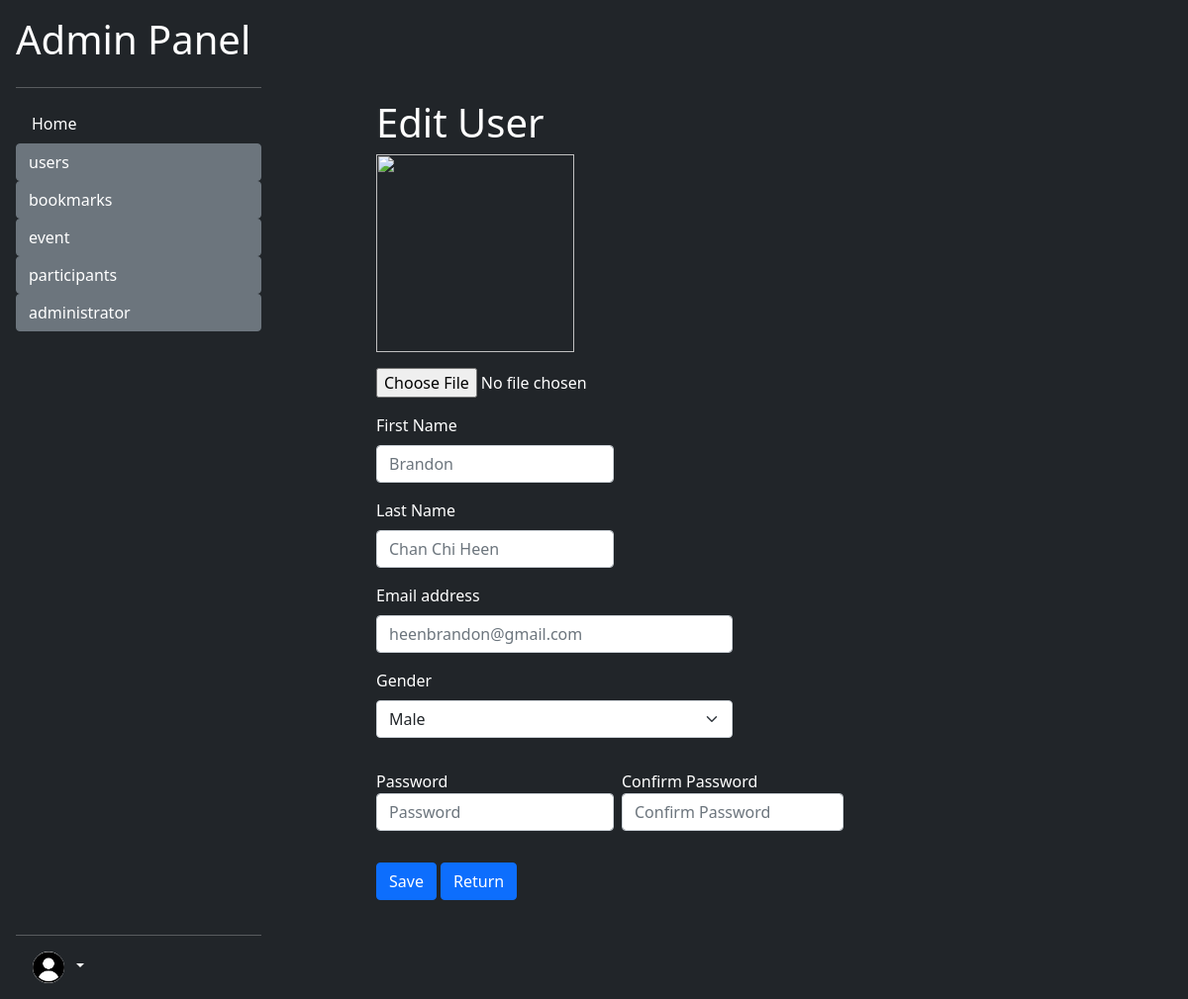
The page /admin/users/edit_user.php?user_id=1 (signed in) on the database its author committed.
### tables this page shows
CREATE TABLE `user` (
  `user_id` int(30) NOT NULL,
  `email` varchar(100) NOT NULL,
  `first_name` varchar(30) NOT NULL,
  `last_name` varchar(30) NOT NULL,
  `password` varchar(30) NOT NULL,
  `gender` varchar(1) NOT NULL
);

### env_variables.php (called while the page is built, shortened)
<?php
$sevRoot = "/WEB-Design-Assignment-DFT2S1-main";

### utility/utility.php (called while the page is built, shortened)
<?php
require_once dirname(__FILE__) . "/../env_variables.php";
class Database
{
    public $con;
    function __construct()
    {
        $this->con = mysqli_connect(self::DB_HOST, self::DB_USER, self::DB_PASSWORD, self::DB_NAME);
    }
    function select($columnArray, $whereStatements, $table = 'user')
    {
        $queryStatement = "SELECT " . array_shift($columnArray);
        foreach ($columnArray as $col) {
            $queryStatement .= ", $col";
        }
        if ($whereStatements == "") {
            $queryStatement .= " FROM $table";
        } else {
            $queryStatement .= " FROM $table WHERE $whereStatements;";
        }
        $this->queryResult = mysqli_query($this->con, $queryStatement);
        return mysqli_fetch_all($this->queryResult);
    }
}

### admin/users/edit_user.php (the view, shortened to what this page needs)
<?php
require_once dirname(__FILE__) . "/../../env_variables.php";
include "$docRoot/utility/utility.php";
$db = new Database();
$result = $db->select(array('first_name', 'last_name', 'email', 'gender'), "user_id = {$_SESSION['cur_edit_key']}", 'user')[0];
[$firstName, $lastName, $email, $gender] = $result;
?>
<!DOCTYPE html>
<html lang="en">
<head>
    <link href="https://cdn.jsdelivr.net/npm/bootstrap@5.0.2/dist/css/bootstrap.min.css" rel="stylesheet">
    <link href="../index.css" type="text/css" rel="stylesheet">
</head>
<body class="bg-dark">
    <?php
    include_once "../sidebar.php";
    ?>
    <section class="text-white">
        <h1>Edit User</h1>
        <img src="<?php echo "$sevRoot/utility/getImage.php?user_id={$_SESSION["cur_edit_key"]}" ?>" height="200" width="200" style="object-fit:cover;" alt="">
        <form class="g-3 needs-validation " action="<?php echo $_SERVER['PHP_SELF'] ?>" method="POST" enctype="multipart/form-data" novalidate>
            <div class="rounded-circle g-0 my-3" id="fileInputDiv">
                <input type="file" class="<?php if (!empty($fileErr)) echo "is-invalid"; ?>" name="file" id="fileID" accept=".gif, .jpg, .jpeg, .png" />
            </div>
            <div class="col-md-4 mb-3">
                <label for="firstNameInput" class="form-label">First Name</label>
                <input name="firstName" type="text" class="form-control " id="firstNameInput" placeholder="<?php if (isset($firstName)) echo $firstName; ?>" required>
            </div>
            <div class="col-md-4 mb-3">
                <label for="lastNameInput" class="form-label">Last Name</label>
                <input name="lastName" type="text" class="form-control" id="lastNameInput" pattern="^[a-zA-Z\s]*$" placeholder="<?php if (isset($lastName)) echo $lastName; ?>" required>
            </div>
            <div class="col-md-6 mb-3">
                <label for="emailInput" class="form-label">Email address</label>
                <input name="email" type="email" class="form-control" id="emailInput" pattern="^[a-zA-Z0-9.!#\/$%&'*+=?^_`{|}~-]+@[a-zA-Z0-9-]+(?:\.[a-zA-Z0-9-]+)*$" placeholder="<?php if (isset($email)) echo $email; ?>" required>
            </div>
            <div class="col-md-6 mb-3">
                <label for="genderSelect" class="form-label">Gender</label>
                <select name="gender" id="genderSelect" class="form-select" required>
                    <option <?php
                            if (isset($gender)  && $gender == "M") {
                                echo "value = '' selected";
                            } else {
                                echo "value = 'M'";
                            }
                            ?>>
                        Male
                    </option>
                </select>
            </div>
            <div class="col-md-8 row g-0 mb-3 pt-3">
                <div class="col-md-6 mb-3 ">
                    <label for="passwordInput">Password</label>
                    <input name="password" type="password" class="form-control m-0" id="passwordInput" placeholder="Password" required>
                </div>
                <div id="passwordErrorWrapper" class="col-md-6 mb-3 px-2">
                    <label for="confirmPasswordInput">Confirm Password</label>
                    <input name="confirmPassword" type="password" class="form-control" id="confirmPasswordInput" placeholder="Confirm Password" required>
                </div>
            </div>
            <div class="col-12">
                <button class="btn btn-primary" type="submit">Save</button>
                <a class="btn btn-primary" href="list_user.php">Return</a>
            </div>
        </form>
    </section>
</body>
</html>

### admin/index.css (style rules this page uses)
html, body { height: 100%; }
section { width: calc(100% - 280px); float: right; padding: 100px; }

### rows shown on the page
user: firstName "Brandon", lastName "Chan Chi Heen", email "heenbrandon@gmail.com", gender "Male"

### other values the page prints
$dirOrFiles "Home"
$dir "users"
$dir "bookmarks"
$dir "event"
$dir "participants"
$dir "administrator"
